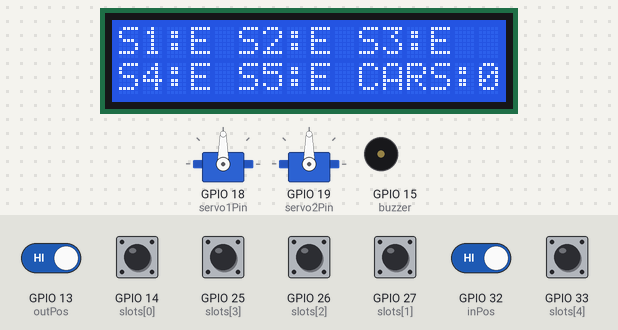
Bench run of a sketch on a simulated ESP32. Parts: 16×2 character LCD, 2 × servo, buzzer (waves = sounding, pin HIGH). The inputs (shaded band) are chosen by the test bench; at power-on: GPIO 13 (outPos), GPIO 14 (slots[0]), GPIO 25 (slots[3]), GPIO 26 (slots[2]), GPIO 27 (slots[1]), GPIO 32 (inPos), GPIO 33 (slots[4]) HIGH.

Above: at 2.3 s.
2.4 s: GPIO 14 (slots[0]) pulled LOW for 0.15 s
At 2.5 s:
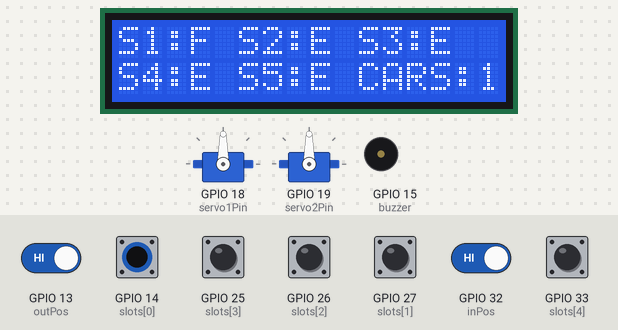
4.0 s: GPIO 25 (slots[3]) pulled LOW for 0.15 s
At 4.09 s:
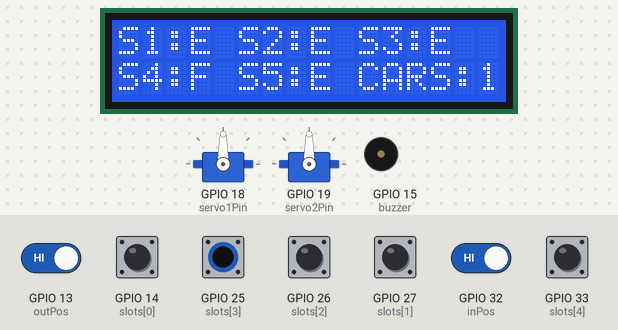
5.6 s: GPIO 26 (slots[2]) pulled LOW for 0.15 s
At 5.7 s:
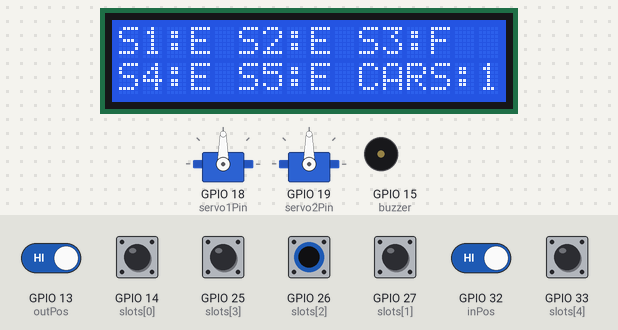
7.2 s: GPIO 27 (slots[1]) pulled LOW for 0.15 s
At 7.31 s:
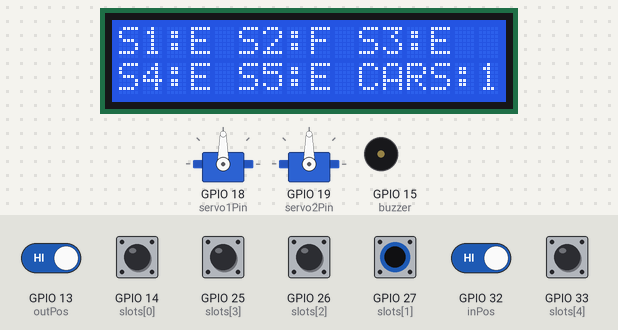
8.8 s: GPIO 33 (slots[4]) pulled LOW for 0.15 s
At 8.9 s:
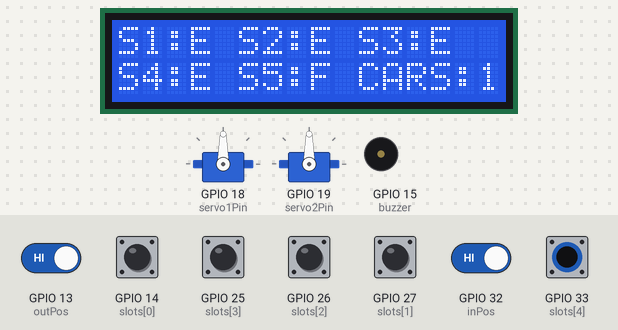
10.4 s: GPIO 13 (outPos) driven LOW and GPIO 32 (inPos) driven LOW
At 12.1 s:
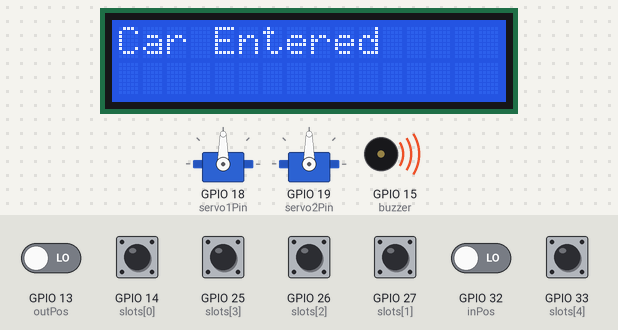
Timing chart, 0 to 14.4 s (numbered marks = the images above; inputs shaded):
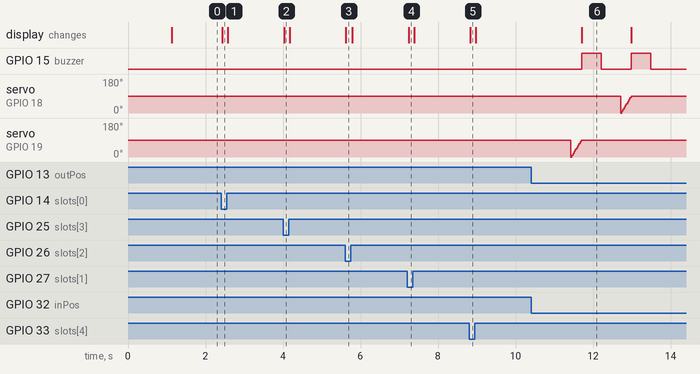

Measured:
- after the input at 2.4 s, the display: changes at once (image 1)
- after the input at 4.0 s, the display: changes at once (image 2)
- after the input at 5.6 s, the display: changes at once (image 3)
- after the input at 7.2 s, the display: changes at once (image 4)
- after the input at 8.8 s, the display: changes at once (image 5)
- after the input at 10.4 s, GPIO 15 (buzzer): alternates HIGH for 0.50 s and LOW for 0.78 s, starting after 1.3 s; the display: changes after 1.3 s (image 6)

The sketch:

Smart_Car_Parking_v3.ino
```cpp
#include <Wire.h>
#include <LiquidCrystal_I2C.h>
LiquidCrystal_I2C lcd(0x27,16,2);
#include <ESP32Servo.h>
#define servo1Pin 18
#define servo2Pin 19
Servo servo1;
Servo servo2;
int pos1=0;
int pos2=0;
#define posClose 0
#define posOpen  90

#define inPos 32
#define outPos 13
bool inPosState=HIGH;
bool outPosState=HIGH;

#define TIMEWAIT 1000
unsigned long timeWait=millis();

const int slots[5]={14,27,26,25,33};
int carNum=0;

#define buzzer 15

void setup() {
  Serial.begin(115200);
  lcd.begin();   /// khác cũ
  lcd.backlight();
  lcd.setCursor(4,0);
  lcd.print("Welcome!");
  delay(1000);
  lcd.clear();

  pinMode(buzzer,OUTPUT);
  pinMode(inPos,INPUT_PULLUP);
  pinMode(outPos,INPUT_PULLUP);
  for(int n=0;n<5;n++){
    pinMode(slots[n],INPUT_PULLUP);
  }
  ESP32PWM::allocateTimer(0);
	ESP32PWM::allocateTimer(1);
	ESP32PWM::allocateTimer(2);
	ESP32PWM::allocateTimer(3);
  servo1.setPeriodHertz(50);
  servo2.setPeriodHertz(50);
  servo1.attach(servo1Pin,500,2400);
  servo2.attach(servo2Pin,500,2400);

  showLCD();
}

void loop() {
  if(pos1!=posOpen&&digitalRead(inPos)!=LOW&&digitalRead(outPos)!=LOW)showLCD();
  //xử lý xe vào
  if(digitalRead(inPos)==LOW){
    if(inPosState==HIGH){
      timeWait=millis();
      if(carNum>=5){
        lcd.clear();
        lcd.print("Car Full");
        lcd.setCursor(0,1);
        lcd.print("Slot Unavailable");
        beep(800,2);
      }
      inPosState=LOW;
    }
    if(carNum<5){
      if(millis()-timeWait>TIMEWAIT){
        if(pos1==posClose){
          for(int i=posClose;i<posOpen;i+=5){
            servo2.write(i);
            delay(15);
          }
          servo2.write(posOpen);
          pos1=posOpen;
          lcd.clear();
          lcd.print("Car Entered");
          beep(500,1);
        }
      }
    }
  }else{
    if(inPosState==LOW){
      timeWait=millis();
      lcd.clear();
      showLCD();
      inPosState=HIGH;
    }
    if(millis()-timeWait>TIMEWAIT){
      if(pos1==posOpen){
        for(int i=posOpen;i>posClose;i-=5){
          servo2.write(i);
          delay(15);
        }
        servo2.write(posClose);
        pos1=posClose;
      }
    }
  }
  //xử lý xe ra
  if(digitalRead(outPos)==LOW){
    if(outPosState==HIGH){
      timeWait=millis();
      outPosState=LOW;
    }
    if(millis()-timeWait>TIMEWAIT){
      if(pos2==posClose){
        for(int i=posClose;i<posOpen;i+=5){
          servo1.write(i);
          delay(15);
        }
        servo1.write(posOpen);
        pos2=posOpen;
        lcd.clear();
        lcd.print("Car is out");
        beep(500,1);
      }
    }
  }else{
    if(outPosState==LOW){
      timeWait=millis();
      lcd.clear();
      showLCD();
      outPosState=HIGH;
    }
    if(millis()-timeWait>TIMEWAIT){
      if(pos2==posOpen){
        for(int i=posOpen;i>posClose;i-=5){
          servo1.write(i);
          delay(15);
        }
        servo1.write(posClose);
        pos2=posClose;
      }
    }
  }
}
void beep(int d, int num){
  for(int i=0;i<num;i++){
    digitalWrite(buzzer,HIGH);
    delay(d);
    digitalWrite(buzzer,LOW);
    delay(d);
  }
}
void showLCD(){
  carNum=0;
  for(int n=0;n<5;n++){
    if(n==0){
      lcd.setCursor(0,0);
      lcd.print("S1:");
    }
    if(n==1){
      lcd.setCursor(5,0);
      lcd.print("S2:");
    }
    if(n==2){
      lcd.setCursor(10,0);
      lcd.print("S3:");
    }
    if(n==3){
      lcd.setCursor(0,1);
      lcd.print("S4:");
    }
    if(n==4){
      lcd.setCursor(5,1);
      lcd.print("S5:");
    }
    if(digitalRead(slots[n])==LOW){
      lcd.print("F");
      carNum++;
    }else{
      lcd.print("E");
    }
  }
  lcd.setCursor(10,1);
  lcd.print("CARS:");
  lcd.print(carNum);
}
```
